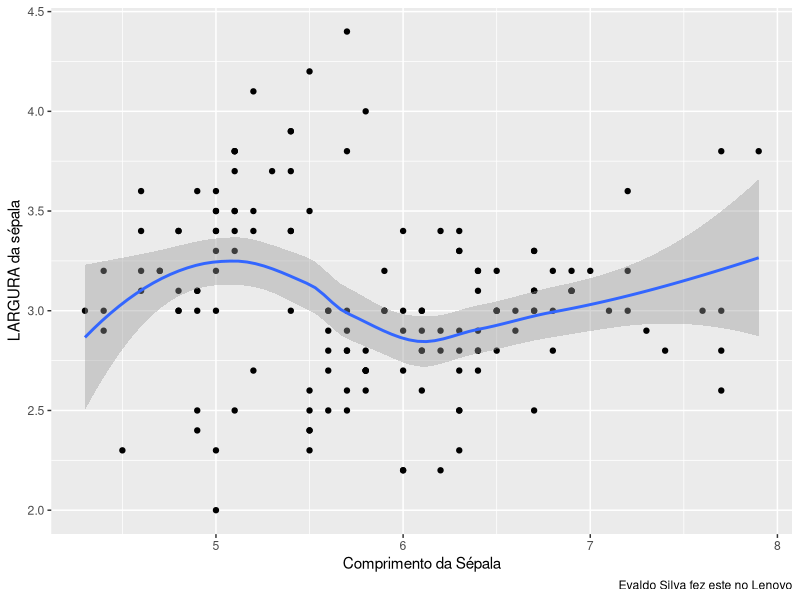

Reproduce this figure in R.
## ---- chunk 1
knitr::opts_chunk$set(echo = TRUE, message = FALSE, warning = F)
## ---- chunk 2
library(tidyverse)
## ---- chunk 3
library(tidyverse)
iris |> 
  ggplot(aes(x = Sepal.Length, y = Sepal.Width)) +
  geom_point() +
  labs( x= "Comprimento da Sépala", y = "LARGURA da sépala",
        caption = "Evaldo Silva fez este no Lenovo") +
  geom_smooth()
